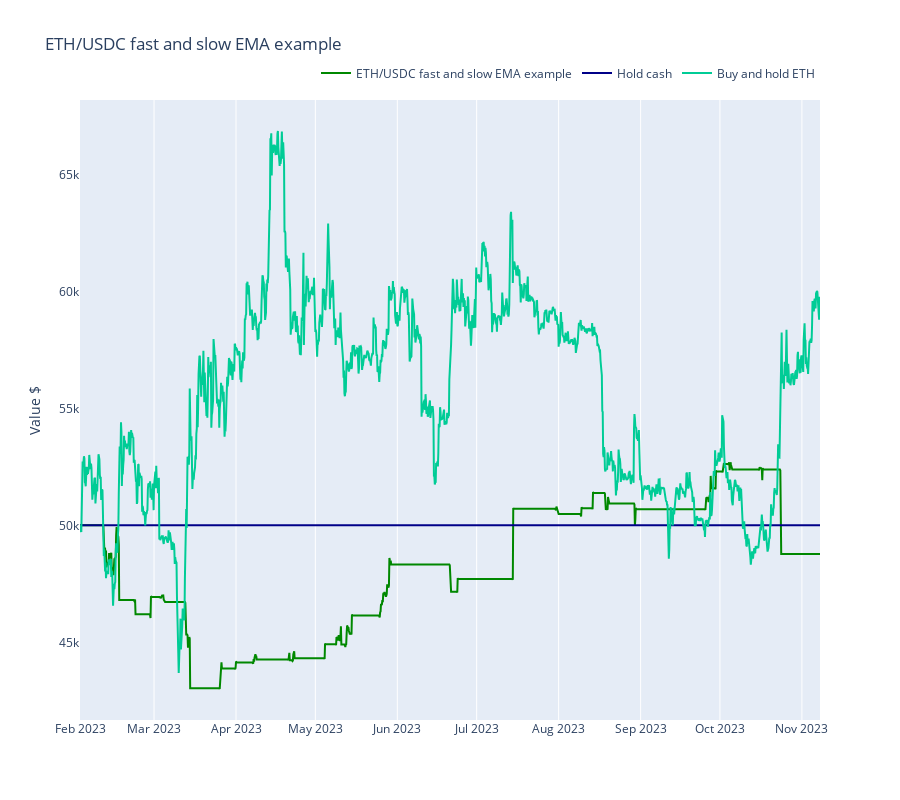

Here is the notebook cell this chart was saved with:
### Code cell
from tradeexecutor.visual.benchmark import visualise_benchmark

traded_pair = universe.universe.pairs.get_single()

fig = visualise_benchmark(
    state.name,
    portfolio_statistics=state.stats.portfolio,
    all_cash=state.portfolio.get_initial_deposit(),
    buy_and_hold_asset_name=traded_pair.base_token_symbol,
    buy_and_hold_price_series=universe.universe.candles.get_single_pair_data()["close"],
    start_at=START_AT,
    end_at=END_AT,
    height=800
)

fig.show()

### Figure 1 — Plotly figure (JSON) as saved in the notebook; plotly's stock layout.template omitted (floating-point values rounded to 4 significant figures; data arrays with more than 128 entries replaced by an {"elided": "..."} marker saying what was removed)
{"data": [{"line": {"color": "#008800"}, "mode": "lines", "name": "ETH/USDC fast and slow EMA example", "type": "scatter", "x": {"elided": "1681 str values"}, "y": {"elided": "1681 float values"}}, {"line": {"color": "#000088"}, "mode": "lines", "name": "Hold cash", "type": "scatter", "x": ["2023-02-01T00:00:00", "2023-11-07T20:00:00"], "y": [50000, 50000]}, {"mode": "lines", "name": "Buy and hold ETH", "type": "scatter", "x": {"elided": "1680 str values"}, "y": {"elided": "1680 float values"}}], "layout": {"height": 800, "legend": {"orientation": "h", "x": 1, "xanchor": "right", "y": 1.02, "yanchor": "bottom"}, "title": {"text": "ETH/USDC fast and slow EMA example"}, "xaxis": {"rangeslider": {"visible": false}}, "yaxis": {"showgrid": false, "title": {"text": "Value $"}}}}
